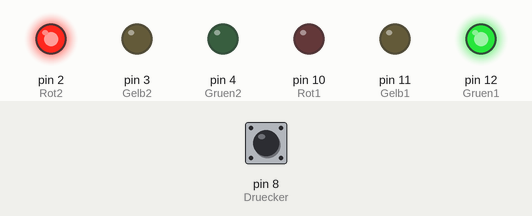
A sketch run on a simulated Arduino Uno, built with avr-gcc and run on an emulated ATmega328P. Parts: output pins drawn as LEDs (lit = HIGH). The test bench sets the inputs (shaded band); at power-on: pin 8 (Druecker) HIGH.

Above: at 1.2 s.
1.3 s: pin 8 (Druecker) pulled LOW for 0.15 s
At 2.6 s:
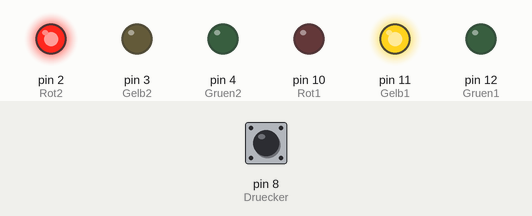
At 4.1 s:
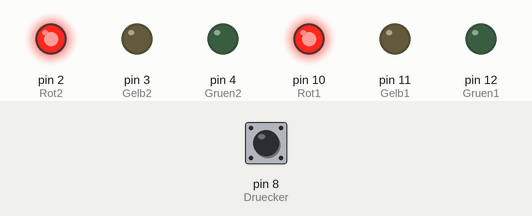
Timing chart, 0 to 21.6 s (numbered marks = the images above; inputs shaded):
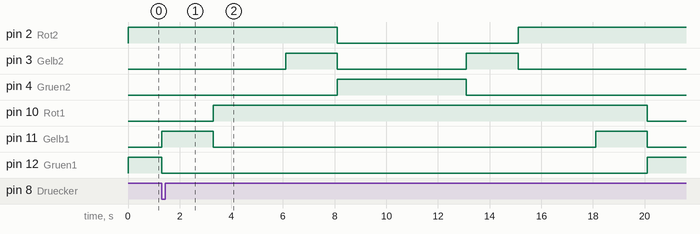

The sketch:

Proto2_janis_v1.ino
```cpp
/*Diese Schaltung zeigt für die Hauptraße grün und für die Nebenstraße rot.
Sobalt der eingebaute PullUp Taster gedrueckt wird, bekommt die Nebenstraße eine Grünphase,
waehrend die Hauptstraße rot bekommt.
Schaltung am Arudino getestet			*/

void setup() {

//hauptstraße
pinMode(10,OUTPUT);//Rot1
pinMode(11,OUTPUT);//Gelb1
pinMode(12,OUTPUT);//Gruen1
//nebenstraße
pinMode(8, INPUT_PULLUP);//Druecker
pinMode(2, OUTPUT);//Rot2
pinMode(3, OUTPUT);//Gelb2
pinMode(4, OUTPUT);//Gruen2
}

//Funktionen
void schaltehauptrot();
void schaltenebengruen();
void schaltenebenrot();
void schaltehauptgruen();
int nebengruenzeit = 5000;
int gelbphasenzeit = 2000;

void loop() {
	bool druecker;
	if (digitalRead(8) == HIGH) { druecker == false; }
	if (digitalRead(8) == LOW) { druecker == true; }

	while (druecker == false)
	{
		digitalWrite(12, HIGH);//Hautpstraße hat gruen1
		digitalWrite(2, HIGH);//Nebenstraße hat rot2

		if (digitalRead(8) == LOW) {
			schaltehauptrot();
			schaltenebengruen();
			schaltenebenrot();
			schaltehauptgruen();
		}

	}


}

void schaltehauptrot() {
	digitalWrite(12, LOW); digitalWrite(11, HIGH);
	delay(gelbphasenzeit);
	digitalWrite(11, LOW); digitalWrite(10, HIGH);

}
void schaltenebengruen() {
	delay(2800);
	digitalWrite(3, HIGH);
	delay(gelbphasenzeit);
	digitalWrite(2, LOW); digitalWrite(3, LOW); digitalWrite(4, HIGH);

}
void schaltenebenrot() {
	delay(nebengruenzeit);
	digitalWrite(4, LOW); digitalWrite(3, HIGH);
	delay(gelbphasenzeit);
	digitalWrite(3, LOW); digitalWrite(2, HIGH);
}
void schaltehauptgruen() {
	delay(3000);
	digitalWrite(11, HIGH);
	delay(gelbphasenzeit);
	digitalWrite(10, LOW); digitalWrite(11, LOW); digitalWrite(12, HIGH);
}
```

Measured:
- after the input at 1.3 s, pin 2 (Rot2): HIGH → LOW after 6.8 s, → HIGH 7.0 s later; pin 3 (Gelb2): alternates HIGH for 2.0 s and LOW for 5.0 s, starting after 4.8 s
